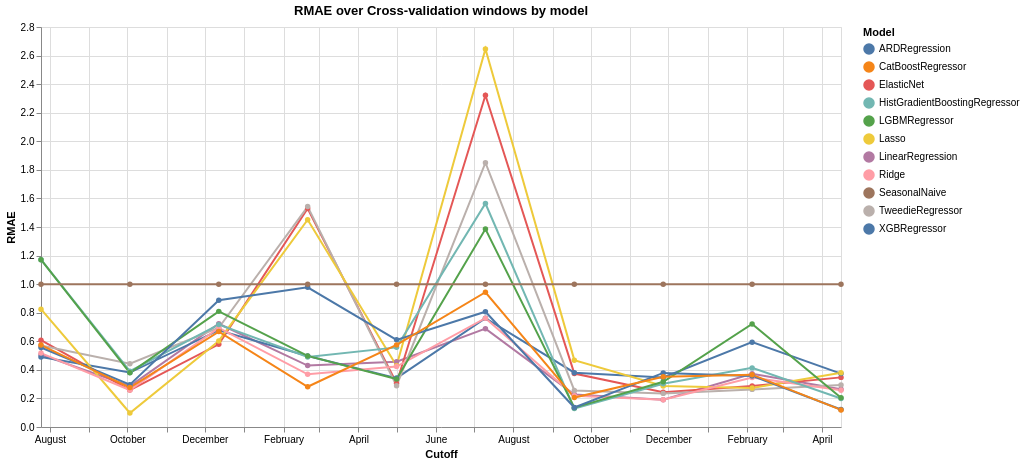

Write notebook code for a chart like this one.
### Code cell
long_df = pl.DataFrame(cv_evaluation).unpivot(
    index=["unique_id", "cutoff", "metric"],
    on=pl.selectors.exclude(["unique_id", "cutoff", "metric"]),
    variable_name="model",
    value_name="value",
)

chart = (
    alt.Chart(long_df.to_pandas())
    .mark_line(point=True)
    .encode(
        x=alt.X("cutoff:T", title="Cutoff"),
        y=alt.Y("value:Q", title="RMAE"),
        color=alt.Color("model:N", title="Model"),
        tooltip=["cutoff:T", "model:N", "value:Q"],
    )
    .properties(width=800, height=400, title="RMAE over Cross-validation windows by model")
)

chart

### Figure 1 — Vega specification as saved in the notebook (floating-point values rounded to 4 significant figures)
{"$schema": "https://vega.github.io/schema/vega/v6.json", "data": [{"name": "source_0", "values": [{"unique_id": "total", "cutoff": "2024-07-25T00:00:00.000", "metric": "rmae_SeasonalNaive", "model": "LinearRegression", "value": 0.5066}, {"unique_id": "total", "cutoff": "2024-10-03T00:00:00.000", "metric": "rmae_SeasonalNaive", "model": "LinearRegression", "value": 0.2866}, {"unique_id": "total", "cutoff": "2024-12-12T00:00:00.000", "metric": "rmae_SeasonalNaive", "model": "LinearRegression", "value": 0.7229}, {"unique_id": "total", "cutoff": "2025-02-20T00:00:00.000", "metric": "rmae_SeasonalNaive", "model": "LinearRegression", "value": 0.4297}, {"unique_id": "total", "cutoff": "2025-05-01T00:00:00.000", "metric": "rmae_SeasonalNaive", "model": "LinearRegression", "value": 0.4565}, {"unique_id": "total", "cutoff": "2025-07-10T00:00:00.000", "metric": "rmae_SeasonalNaive", "model": "LinearRegression", "value": 0.6883}, {"unique_id": "total", "cutoff": "2025-09-18T00:00:00.000", "metric": "rmae_SeasonalNaive", "model": "LinearRegression", "value": 0.2269}, {"unique_id": "total", "cutoff": "2025-11-27T00:00:00.000", "metric": "rmae_SeasonalNaive", "model": "LinearRegression", "value": 0.1905}, {"unique_id": "total", "cutoff": "2026-02-05T00:00:00.000", "metric": "rmae_SeasonalNaive", "model": "LinearRegression", "value": 0.3725}, {"unique_id": "total", "cutoff": "2026-04-16T00:00:00.000", "metric": "rmae_SeasonalNaive", "model": "LinearRegression", "value": 0.2647}, {"unique_id": "total", "cutoff": "2024-07-25T00:00:00.000", "metric": "rmae_SeasonalNaive", "model": "ElasticNet", "value": 0.6075}, {"unique_id": "total", "cutoff": "2024-10-03T00:00:00.000", "metric": "rmae_SeasonalNaive", "model": "ElasticNet", "value": 0.2583}, {"unique_id": "total", "cutoff": "2024-12-12T00:00:00.000", "metric": "rmae_SeasonalNaive", "model": "ElasticNet", "value": 0.5787}, {"unique_id": "total", "cutoff": "2025-02-20T00:00:00.000", "metric": "rmae_SeasonalNaive", "model": "ElasticNet", "value": 1.53}, {"unique_id": "total", "cutoff": "2025-05-01T00:00:00.000", "metric": "rmae_SeasonalNaive", "model": "ElasticNet", "value": 0.3065}, {"unique_id": "total", "cutoff": "2025-07-10T00:00:00.000", "metric": "rmae_SeasonalNaive", "model": "ElasticNet", "value": 2.322}, {"unique_id": "total", "cutoff": "2025-09-18T00:00:00.000", "metric": "rmae_SeasonalNaive", "model": "ElasticNet", "value": 0.3744}, {"unique_id": "total", "cutoff": "2025-11-27T00:00:00.000", "metric": "rmae_SeasonalNaive", "model": "ElasticNet", "value": 0.2428}, {"unique_id": "total", "cutoff": "2026-02-05T00:00:00.000", "metric": "rmae_SeasonalNaive", "model": "ElasticNet", "value": 0.2873}, {"unique_id": "total", "cutoff": "2026-04-16T00:00:00.000", "metric": "rmae_SeasonalNaive", "model": "ElasticNet", "value": 0.3474}, {"unique_id": "total", "cutoff": "2024-07-25T00:00:00.000", "metric": "rmae_SeasonalNaive", "model": "ARDRegression", "value": 0.4895}, {"unique_id": "total", "cutoff": "2024-10-03T00:00:00.000", "metric": "rmae_SeasonalNaive", "model": "ARDRegression", "value": 0.3812}, {"unique_id": "total", "cutoff": "2024-12-12T00:00:00.000", "metric": "rmae_SeasonalNaive", "model": "ARDRegression", "value": 0.6776}, {"unique_id": "total", "cutoff": "2025-02-20T00:00:00.000", "metric": "rmae_SeasonalNaive", "model": "ARDRegression", "value": 0.4967}, {"unique_id": "total", "cutoff": "2025-05-01T00:00:00.000", "metric": "rmae_SeasonalNaive", "model": "ARDRegression", "value": 0.3422}, {"unique_id": "total", "cutoff": "2025-07-10T00:00:00.000", "metric": "rmae_SeasonalNaive", "model": "ARDRegression", "value": 0.7615}, {"unique_id": "total", "cutoff": "2025-09-18T00:00:00.000", "metric": "rmae_SeasonalNaive", "model": "ARDRegression", "value": 0.38}, {"unique_id": "total", "cutoff": "2025-11-27T00:00:00.000", "metric": "rmae_SeasonalNaive", "model": "ARDRegression", "value": 0.3469}, {"unique_id": "total", "cutoff": "2026-02-05T00:00:00.000", "metric": "rmae_SeasonalNaive", "model": "ARDRegression", "value": 0.594}, {"unique_id": "total", "cutoff": "2026-04-16T00:00:00.000", "metric": "rmae_SeasonalNaive", "model": "ARDRegression", "value": 0.3737}, {"unique_id": "total", "cutoff": "2024-07-25T00:00:00.000", "metric": "rmae_SeasonalNaive", "model": "TweedieRegressor", "value": 0.5709}, {"unique_id": "total", "cutoff": "2024-10-03T00:00:00.000", "metric": "rmae_SeasonalNaive", "model": "TweedieRegressor", "value": 0.4431}, {"unique_id": "total", "cutoff": "2024-12-12T00:00:00.000", "metric": "rmae_SeasonalNaive", "model": "TweedieRegressor", "value": 0.695}, {"unique_id": "total", "cutoff": "2025-02-20T00:00:00.000", "metric": "rmae_SeasonalNaive", "model": "TweedieRegressor", "value": 1.543}, {"unique_id": "total", "cutoff": "2025-05-01T00:00:00.000", "metric": "rmae_SeasonalNaive", "model": "TweedieRegressor", "value": 0.2889}, {"unique_id": "total", "cutoff": "2025-07-10T00:00:00.000", "metric": "rmae_SeasonalNaive", "model": "TweedieRegressor", "value": 1.85}, {"unique_id": "total", "cutoff": "2025-09-18T00:00:00.000", "metric": "rmae_SeasonalNaive", "model": "TweedieRegressor", "value": 0.2557}, {"unique_id": "total", "cutoff": "2025-11-27T00:00:00.000", "metric": "rmae_SeasonalNaive", "model": "TweedieRegressor", "value": 0.2353}, {"unique_id": "total", "cutoff": "2026-02-05T00:00:00.000", "metric": "rmae_SeasonalNaive", "model": "TweedieRegressor", "value": 0.2633}, {"unique_id": "total", "cutoff": "2026-04-16T00:00:00.000", "metric": "rmae_SeasonalNaive", "model": "TweedieRegressor", "value": 0.2946}, {"unique_id": "total", "cutoff": "2024-07-25T00:00:00.000", "metric": "rmae_SeasonalNaive", "model": "Lasso", "value": 0.8246}, {"unique_id": "total", "cutoff": "2024-10-03T00:00:00.000", "metric": "rmae_SeasonalNaive", "model": "Lasso", "value": 0.09785}, {"unique_id": "total", "cutoff": "2024-12-12T00:00:00.000", "metric": "rmae_SeasonalNaive", "model": "Lasso", "value": 0.6025}, {"unique_id": "total", "cutoff": "2025-02-20T00:00:00.000", "metric": "rmae_SeasonalNaive", "model": "Lasso", "value": 1.451}, {"unique_id": "total", "cutoff": "2025-05-01T00:00:00.000", "metric": "rmae_SeasonalNaive", "model": "Lasso", "value": 0.4292}, {"unique_id": "total", "cutoff": "2025-07-10T00:00:00.000", "metric": "rmae_SeasonalNaive", "model": "Lasso", "value": 2.646}, {"unique_id": "total", "cutoff": "2025-09-18T00:00:00.000", "metric": "rmae_SeasonalNaive", "model": "Lasso", "value": 0.468}, {"unique_id": "total", "cutoff": "2025-11-27T00:00:00.000", "metric": "rmae_SeasonalNaive", "model": "Lasso", "value": 0.2869}, {"unique_id": "total", "cutoff": "2026-02-05T00:00:00.000", "metric": "rmae_SeasonalNaive", "model": "Lasso", "value": 0.2727}, {"unique_id": "total", "cutoff": "2026-04-16T00:00:00.000", "metric": "rmae_SeasonalNaive", "model": "Lasso", "value": 0.3802}, {"unique_id": "total", "cutoff": "2024-07-25T00:00:00.000", "metric": "rmae_SeasonalNaive", "model": "Ridge", "value": 0.5174}, {"unique_id": "total", "cutoff": "2024-10-03T00:00:00.000", "metric": "rmae_SeasonalNaive", "model": "Ridge", "value": 0.2589}, {"unique_id": "total", "cutoff": "2024-12-12T00:00:00.000", "metric": "rmae_SeasonalNaive", "model": "Ridge", "value": 0.6936}, {"unique_id": "total", "cutoff": "2025-02-20T00:00:00.000", "metric": "rmae_SeasonalNaive", "model": "Ridge", "value": 0.3685}, {"unique_id": "total", "cutoff": "2025-05-01T00:00:00.000", "metric": "rmae_SeasonalNaive", "model": "Ridge", "value": 0.4234}, {"unique_id": "total", "cutoff": "2025-07-10T00:00:00.000", "metric": "rmae_SeasonalNaive", "model": "Ridge", "value": 0.7619}, {"unique_id": "total", "cutoff": "2025-09-18T00:00:00.000", "metric": "rmae_SeasonalNaive", "model": "Ridge", "value": 0.2183}, {"unique_id": "total", "cutoff": "2025-11-27T00:00:00.000", "metric": "rmae_SeasonalNaive", "model": "Ridge", "value": 0.1912}, {"unique_id": "total", "cutoff": "2026-02-05T00:00:00.000", "metric": "rmae_SeasonalNaive", "model": "Ridge", "value": 0.3469}, {"unique_id": "total", "cutoff": "2026-04-16T00:00:00.000", "metric": "rmae_SeasonalNaive", "model": "Ridge", "value": 0.2574}, {"unique_id": "total", "cutoff": "2024-07-25T00:00:00.000", "metric": "rmae_SeasonalNaive", "model": "HistGradientBoostingRegressor", "value": 1.171}, {"unique_id": "total", "cutoff": "2024-10-03T00:00:00.000", "metric": "rmae_SeasonalNaive", "model": "HistGradientBoostingRegressor", "value": 0.3907}, {"unique_id": "total", "cutoff": "2024-12-12T00:00:00.000", "metric": "rmae_SeasonalNaive", "model": "HistGradientBoostingRegressor", "value": 0.7166}, {"unique_id": "total", "cutoff": "2025-02-20T00:00:00.000", "metric": "rmae_SeasonalNaive", "model": "HistGradientBoostingRegressor", "value": 0.4899}, {"unique_id": "total", "cutoff": "2025-05-01T00:00:00.000", "metric": "rmae_SeasonalNaive", "model": "HistGradientBoostingRegressor", "value": 0.5574}, {"unique_id": "total", "cutoff": "2025-07-10T00:00:00.000", "metric": "rmae_SeasonalNaive", "model": "HistGradientBoostingRegressor", "value": 1.565}, {"unique_id": "total", "cutoff": "2025-09-18T00:00:00.000", "metric": "rmae_SeasonalNaive", "model": "HistGradientBoostingRegressor", "value": 0.129}, {"unique_id": "total", "cutoff": "2025-11-27T00:00:00.000", "metric": "rmae_SeasonalNaive", "model": "HistGradientBoostingRegressor", "value": 0.303}, {"unique_id": "total", "cutoff": "2026-02-05T00:00:00.000", "metric": "rmae_SeasonalNaive", "model": "HistGradientBoostingRegressor", "value": 0.4138}, {"unique_id": "total", "cutoff": "2026-04-16T00:00:00.000", "metric": "rmae_SeasonalNaive", "model": "HistGradientBoostingRegressor", "value": 0.1996}, {"unique_id": "total", "cutoff": "2024-07-25T00:00:00.000", "metric": "rmae_SeasonalNaive", "model": "LGBMRegressor", "value": 1.171}, {"unique_id": "total", "cutoff": "2024-10-03T00:00:00.000", "metric": "rmae_SeasonalNaive", "model": "LGBMRegressor", "value": 0.3794}, {"unique_id": "total", "cutoff": "2024-12-12T00:00:00.000", "metric": "rmae_SeasonalNaive", "model": "LGBMRegressor", "value": 0.8094}, {"unique_id": "total", "cutoff": "2025-02-20T00:00:00.000", "metric": "rmae_SeasonalNaive", "model": "LGBMRegressor", "value": 0.4977}, {"unique_id": "total", "cutoff": "2025-05-01T00:00:00.000", "metric": "rmae_SeasonalNaive", "model": "LGBMRegressor", "value": 0.3357}, {"unique_id": "total", "cutoff": "2025-07-10T00:00:00.000", "metric": "rmae_SeasonalNaive", "model": "LGBMRegressor", "value": 1.386}, {"unique_id": "total", "cutoff": "2025-09-18T00:00:00.000", "metric": "rmae_SeasonalNaive", "model": "LGBMRegressor", "value": 0.1356}, {"unique_id": "total", "cutoff": "2025-11-27T00:00:00.000", "metric": "rmae_SeasonalNaive", "model": "LGBMRegressor", "value": 0.3165}, {"unique_id": "total", "cutoff": "2026-02-05T00:00:00.000", "metric": "rmae_SeasonalNaive", "model": "LGBMRegressor", "value": 0.721}, {"unique_id": "total", "cutoff": "2026-04-16T00:00:00.000", "metric": "rmae_SeasonalNaive", "model": "LGBMRegressor", "value": 0.2044}, {"unique_id": "total", "cutoff": "2024-07-25T00:00:00.000", "metric": "rmae_SeasonalNaive", "model": "XGBRegressor", "value": 0.5567}, {"unique_id": "total", "cutoff": "2024-10-03T00:00:00.000", "metric": "rmae_SeasonalNaive", "model": "XGBRegressor", "value": 0.2965}, {"unique_id": "total", "cutoff": "2024-12-12T00:00:00.000", "metric": "rmae_SeasonalNaive", "model": "XGBRegressor", "value": 0.8869}, {"unique_id": "total", "cutoff": "2025-02-20T00:00:00.000", "metric": "rmae_SeasonalNaive", "model": "XGBRegressor", "value": 0.978}, {"unique_id": "total", "cutoff": "2025-05-01T00:00:00.000", "metric": "rmae_SeasonalNaive", "model": "XGBRegressor", "value": 0.6102}, {"unique_id": "total", "cutoff": "2025-07-10T00:00:00.000", "metric": "rmae_SeasonalNaive", "model": "XGBRegressor", "value": 0.807}, {"unique_id": "total", "cutoff": "2025-09-18T00:00:00.000", "metric": "rmae_SeasonalNaive", "model": "XGBRegressor", "value": 0.1366}, {"unique_id": "total", "cutoff": "2025-11-27T00:00:00.000", "metric": "rmae_SeasonalNaive", "model": "XGBRegressor", "value": 0.3787}, {"unique_id": "total", "cutoff": "2026-02-05T00:00:00.000", "metric": "rmae_SeasonalNaive", "model": "XGBRegressor", "value": 0.3575}, {"unique_id": "total", "cutoff": "2026-04-16T00:00:00.000", "metric": "rmae_SeasonalNaive", "model": "XGBRegressor", "value": 0.1228}, {"unique_id": "total", "cutoff": "2024-07-25T00:00:00.000", "metric": "rmae_SeasonalNaive", "model": "CatBoostRegressor", "value": 0.5733}, {"unique_id": "total", "cutoff": "2024-10-03T00:00:00.000", "metric": "rmae_SeasonalNaive", "model": "CatBoostRegressor", "value": 0.2761}, {"unique_id": "total", "cutoff": "2024-12-12T00:00:00.000", "metric": "rmae_SeasonalNaive", "model": "CatBoostRegressor", "value": 0.668}, {"unique_id": "total", "cutoff": "2025-02-20T00:00:00.000", "metric": "rmae_SeasonalNaive", "model": "CatBoostRegressor", "value": 0.2816}, {"unique_id": "total", "cutoff": "2025-05-01T00:00:00.000", "metric": "rmae_SeasonalNaive", "model": "CatBoostRegressor", "value": 0.5748}, {"unique_id": "total", "cutoff": "2025-07-10T00:00:00.000", "metric": "rmae_SeasonalNaive", "model": "CatBoostRegressor", "value": 0.9433}, {"unique_id": "total", "cutoff": "2025-09-18T00:00:00.000", "metric": "rmae_SeasonalNaive", "model": "CatBoostRegressor", "value": 0.2063}, {"unique_id": "total", "cutoff": "2025-11-27T00:00:00.000", "metric": "rmae_SeasonalNaive", "model": "CatBoostRegressor", "value": 0.3522}, {"unique_id": "total", "cutoff": "2026-02-05T00:00:00.000", "metric": "rmae_SeasonalNaive", "model": "CatBoostRegressor", "value": 0.3664}, {"unique_id": "total", "cutoff": "2026-04-16T00:00:00.000", "metric": "rmae_SeasonalNaive", "model": "CatBoostRegressor", "value": 0.1197}, {"unique_id": "total", "cutoff": "2024-07-25T00:00:00.000", "metric": "rmae_SeasonalNaive", "model": "SeasonalNaive", "value": 1.0}, {"unique_id": "total", "cutoff": "2024-10-03T00:00:00.000", "metric": "rmae_SeasonalNaive", "model": "SeasonalNaive", "value": 1.0}, {"unique_id": "total", "cutoff": "2024-12-12T00:00:00.000", "metric": "rmae_SeasonalNaive", "model": "SeasonalNaive", "value": 1.0}, {"unique_id": "total", "cutoff": "2025-02-20T00:00:00.000", "metric": "rmae_SeasonalNaive", "model": "SeasonalNaive", "value": 1.0}, {"unique_id": "total", "cutoff": "2025-05-01T00:00:00.000", "metric": "rmae_SeasonalNaive", "model": "SeasonalNaive", "value": 1.0}, {"unique_id": "total", "cutoff": "2025-07-10T00:00:00.000", "metric": "rmae_SeasonalNaive", "model": "SeasonalNaive", "value": 1.0}, {"unique_id": "total", "cutoff": "2025-09-18T00:00:00.000", "metric": "rmae_SeasonalNaive", "model": "SeasonalNaive", "value": 1.0}, {"unique_id": "total", "cutoff": "2025-11-27T00:00:00.000", "metric": "rmae_SeasonalNaive", "model": "SeasonalNaive", "value": 1.0}, {"unique_id": "total", "cutoff": "2026-02-05T00:00:00.000", "metric": "rmae_SeasonalNaive", "model": "SeasonalNaive", "value": 1.0}, {"unique_id": "total", "cutoff": "2026-04-16T00:00:00.000", "metric": "rmae_SeasonalNaive", "model": "SeasonalNaive", "value": 1.0}], "transform": [{"type": "formula", "expr": "toDate(datum['cutoff'])", "as": "cutoff"}]}, {"name": "data_0", "values": [{"cutoff": "2024-07-25T00:00:00.000", "model": "LinearRegression", "value": 0.5066}, {"cutoff": "2024-10-03T00:00:00.000", "model": "LinearRegression", "value": 0.2866}, {"cutoff": "2024-12-12T00:00:00.000", "model": "LinearRegression", "value": 0.7229}, {"cutoff": "2025-02-20T00:00:00.000", "model": "LinearRegression", "value": 0.4297}, {"cutoff": "2025-05-01T00:00:00.000", "model": "LinearRegression", "value": 0.4565}, {"cutoff": "2025-07-10T00:00:00.000", "model": "LinearRegression", "value": 0.6883}, {"cutoff": "2025-09-18T00:00:00.000", "model": "LinearRegression", "value": 0.2269}, {"cutoff": "2025-11-27T00:00:00.000", "model": "LinearRegression", "value": 0.1905}, {"cutoff": "2026-02-05T00:00:00.000", "model": "LinearRegression", "value": 0.3725}, {"cutoff": "2026-04-16T00:00:00.000", "model": "LinearRegression", "value": 0.2647}, {"cutoff": "2024-07-25T00:00:00.000", "model": "ElasticNet", "value": 0.6075}, {"cutoff": "2024-10-03T00:00:00.000", "model": "ElasticNet", "value": 0.2583}, {"cutoff": "2024-12-12T00:00:00.000", "model": "ElasticNet", "value": 0.5787}, {"cutoff": "2025-02-20T00:00:00.000", "model": "ElasticNet", "value": 1.53}, {"cutoff": "2025-05-01T00:00:00.000", "model": "ElasticNet", "value": 0.3065}, {"cutoff": "2025-07-10T00:00:00.000", "model": "ElasticNet", "value": 2.322}, {"cutoff": "2025-09-18T00:00:00.000", "model": "ElasticNet", "value": 0.3744}, {"cutoff": "2025-11-27T00:00:00.000", "model": "ElasticNet", "value": 0.2428}, {"cutoff": "2026-02-05T00:00:00.000", "model": "ElasticNet", "value": 0.2873}, {"cutoff": "2026-04-16T00:00:00.000", "model": "ElasticNet", "value": 0.3474}, {"cutoff": "2024-07-25T00:00:00.000", "model": "ARDRegression", "value": 0.4895}, {"cutoff": "2024-10-03T00:00:00.000", "model": "ARDRegression", "value": 0.3812}, {"cutoff": "2024-12-12T00:00:00.000", "model": "ARDRegression", "value": 0.6776}, {"cutoff": "2025-02-20T00:00:00.000", "model": "ARDRegression", "value": 0.4967}, {"cutoff": "2025-05-01T00:00:00.000", "model": "ARDRegression", "value": 0.3422}, {"cutoff": "2025-07-10T00:00:00.000", "model": "ARDRegression", "value": 0.7615}, {"cutoff": "2025-09-18T00:00:00.000", "model": "ARDRegression", "value": 0.38}, {"cutoff": "2025-11-27T00:00:00.000", "model": "ARDRegression", "value": 0.3469}, {"cutoff": "2026-02-05T00:00:00.000", "model": "ARDRegression", "value": 0.594}, {"cutoff": "2026-04-16T00:00:00.000", "model": "ARDRegression", "value": 0.3737}, {"cutoff": "2024-07-25T00:00:00.000", "model": "TweedieRegressor", "value": 0.5709}, {"cutoff": "2024-10-03T00:00:00.000", "model": "TweedieRegressor", "value": 0.4431}, {"cutoff": "2024-12-12T00:00:00.000", "model": "TweedieRegressor", "value": 0.695}, {"cutoff": "2025-02-20T00:00:00.000", "model": "TweedieRegressor", "value": 1.543}, {"cutoff": "2025-05-01T00:00:00.000", "model": "TweedieRegressor", "value": 0.2889}, {"cutoff": "2025-07-10T00:00:00.000", "model": "TweedieRegressor", "value": 1.85}, {"cutoff": "2025-09-18T00:00:00.000", "model": "TweedieRegressor", "value": 0.2557}, {"cutoff": "2025-11-27T00:00:00.000", "model": "TweedieRegressor", "value": 0.2353}, {"cutoff": "2026-02-05T00:00:00.000", "model": "TweedieRegressor", "value": 0.2633}, {"cutoff": "2026-04-16T00:00:00.000", "model": "TweedieRegressor", "value": 0.2946}, {"cutoff": "2024-07-25T00:00:00.000", "model": "Lasso", "value": 0.8246}, {"cutoff": "2024-10-03T00:00:00.000", "model": "Lasso", "value": 0.09785}, {"cutoff": "2024-12-12T00:00:00.000", "model": "Lasso", "value": 0.6025}, {"cutoff": "2025-02-20T00:00:00.000", "model": "Lasso", "value": 1.451}, {"cutoff": "2025-05-01T00:00:00.000", "model": "Lasso", "value": 0.4292}, {"cutoff": "2025-07-10T00:00:00.000", "model": "Lasso", "value": 2.646}, {"cutoff": "2025-09-18T00:00:00.000", "model": "Lasso", "value": 0.468}, {"cutoff": "2025-11-27T00:00:00.000", "model": "Lasso", "value": 0.2869}, {"cutoff": "2026-02-05T00:00:00.000", "model": "Lasso", "value": 0.2727}, {"cutoff": "2026-04-16T00:00:00.000", "model": "Lasso", "value": 0.3802}, {"cutoff": "2024-07-25T00:00:00.000", "model": "Ridge", "value": 0.5174}, {"cutoff": "2024-10-03T00:00:00.000", "model": "Ridge", "value": 0.2589}, {"cutoff": "2024-12-12T00:00:00.000", "model": "Ridge", "value": 0.6936}, {"cutoff": "2025-02-20T00:00:00.000", "model": "Ridge", "value": 0.3685}, {"cutoff": "2025-05-01T00:00:00.000", "model": "Ridge", "value": 0.4234}, {"cutoff": "2025-07-10T00:00:00.000", "model": "Ridge", "value": 0.7619}, {"cutoff": "2025-09-18T00:00:00.000", "model": "Ridge", "value": 0.2183}, {"cutoff": "2025-11-27T00:00:00.000", "model": "Ridge", "value": 0.1912}, {"cutoff": "2026-02-05T00:00:00.000", "model": "Ridge", "value": 0.3469}, {"cutoff": "2026-04-16T00:00:00.000", "model": "Ridge", "value": 0.2574}, {"cutoff": "2024-07-25T00:00:00.000", "model": "HistGradientBoostingRegressor", "value": 1.171}, {"cutoff": "2024-10-03T00:00:00.000", "model": "HistGradientBoostingRegressor", "value": 0.3907}, {"cutoff": "2024-12-12T00:00:00.000", "model": "HistGradientBoostingRegressor", "value": 0.7166}, {"cutoff": "2025-02-20T00:00:00.000", "model": "HistGradientBoostingRegressor", "value": 0.4899}, {"cutoff": "2025-05-01T00:00:00.000", "model": "HistGradientBoostingRegressor", "value": 0.5574}, {"cutoff": "2025-07-10T00:00:00.000", "model": "HistGradientBoostingRegressor", "value": 1.565}, {"cutoff": "2025-09-18T00:00:00.000", "model": "HistGradientBoostingRegressor", "value": 0.129}, {"cutoff": "2025-11-27T00:00:00.000", "model": "HistGradientBoostingRegressor", "value": 0.303}, {"cutoff": "2026-02-05T00:00:00.000", "model": "HistGradientBoostingRegressor", "value": 0.4138}, {"cutoff": "2026-04-16T00:00:00.000", "model": "HistGradientBoostingRegressor", "value": 0.1996}, {"cutoff": "2024-07-25T00:00:00.000", "model": "LGBMRegressor", "value": 1.171}, {"cutoff": "2024-10-03T00:00:00.000", "model": "LGBMRegressor", "value": 0.3794}, {"cutoff": "2024-12-12T00:00:00.000", "model": "LGBMRegressor", "value": 0.8094}, {"cutoff": "2025-02-20T00:00:00.000", "model": "LGBMRegressor", "value": 0.4977}, {"cutoff": "2025-05-01T00:00:00.000", "model": "LGBMRegressor", "value": 0.3357}, {"cutoff": "2025-07-10T00:00:00.000", "model": "LGBMRegressor", "value": 1.386}, {"cutoff": "2025-09-18T00:00:00.000", "model": "LGBMRegressor", "value": 0.1356}, {"cutoff": "2025-11-27T00:00:00.000", "model": "LGBMRegressor", "value": 0.3165}, {"cutoff": "2026-02-05T00:00:00.000", "model": "LGBMRegressor", "value": 0.721}, {"cutoff": "2026-04-16T00:00:00.000", "model": "LGBMRegressor", "value": 0.2044}, {"cutoff": "2024-07-25T00:00:00.000", "model": "XGBRegressor", "value": 0.5567}, {"cutoff": "2024-10-03T00:00:00.000", "model": "XGBRegressor", "value": 0.2965}, {"cutoff": "2024-12-12T00:00:00.000", "model": "XGBRegressor", "value": 0.8869}, {"cutoff": "2025-02-20T00:00:00.000", "model": "XGBRegressor", "value": 0.978}, {"cutoff": "2025-05-01T00:00:00.000", "model": "XGBRegressor", "value": 0.6102}, {"cutoff": "2025-07-10T00:00:00.000", "model": "XGBRegressor", "value": 0.807}, {"cutoff": "2025-09-18T00:00:00.000", "model": "XGBRegressor", "value": 0.1366}, {"cutoff": "2025-11-27T00:00:00.000", "model": "XGBRegressor", "value": 0.3787}, {"cutoff": "2026-02-05T00:00:00.000", "model": "XGBRegressor", "value": 0.3575}, {"cutoff": "2026-04-16T00:00:00.000", "model": "XGBRegressor", "value": 0.1228}, {"cutoff": "2024-07-25T00:00:00.000", "model": "CatBoostRegressor", "value": 0.5733}, {"cutoff": "2024-10-03T00:00:00.000", "model": "CatBoostRegressor", "value": 0.2761}, {"cutoff": "2024-12-12T00:00:00.000", "model": "CatBoostRegressor", "value": 0.668}, {"cutoff": "2025-02-20T00:00:00.000", "model": "CatBoostRegressor", "value": 0.2816}, {"cutoff": "2025-05-01T00:00:00.000", "model": "CatBoostRegressor", "value": 0.5748}, {"cutoff": "2025-07-10T00:00:00.000", "model": "CatBoostRegressor", "value": 0.9433}, {"cutoff": "2025-09-18T00:00:00.000", "model": "CatBoostRegressor", "value": 0.2063}, {"cutoff": "2025-11-27T00:00:00.000", "model": "CatBoostRegressor", "value": 0.3522}, {"cutoff": "2026-02-05T00:00:00.000", "model": "CatBoostRegressor", "value": 0.3664}, {"cutoff": "2026-04-16T00:00:00.000", "model": "CatBoostRegressor", "value": 0.1197}, {"cutoff": "2024-07-25T00:00:00.000", "model": "SeasonalNaive", "value": 1.0}, {"cutoff": "2024-10-03T00:00:00.000", "model": "SeasonalNaive", "value": 1.0}, {"cutoff": "2024-12-12T00:00:00.000", "model": "SeasonalNaive", "value": 1.0}, {"cutoff": "2025-02-20T00:00:00.000", "model": "SeasonalNaive", "value": 1.0}, {"cutoff": "2025-05-01T00:00:00.000", "model": "SeasonalNaive", "value": 1.0}, {"cutoff": "2025-07-10T00:00:00.000", "model": "SeasonalNaive", "value": 1.0}, {"cutoff": "2025-09-18T00:00:00.000", "model": "SeasonalNaive", "value": 1.0}, {"cutoff": "2025-11-27T00:00:00.000", "model": "SeasonalNaive", "value": 1.0}, {"cutoff": "2026-02-05T00:00:00.000", "model": "SeasonalNaive", "value": 1.0}, {"cutoff": "2026-04-16T00:00:00.000", "model": "SeasonalNaive", "value": 1.0}], "transform": [{"type": "formula", "expr": "toDate(datum['cutoff'])", "as": "cutoff"}]}, {"name": "source_0_color_domain_model_0", "values": [{"model": "LinearRegression"}, {"model": "ElasticNet"}, {"model": "ARDRegression"}, {"model": "TweedieRegressor"}, {"model": "Lasso"}, {"model": "Ridge"}, {"model": "HistGradientBoostingRegressor"}, {"model": "LGBMRegressor"}, {"model": "XGBRegressor"}, {"model": "CatBoostRegressor"}, {"model": "SeasonalNaive"}]}, {"name": "data_0_color_domain_model_1", "values": [{"model": "LinearRegression"}, {"model": "ElasticNet"}, {"model": "ARDRegression"}, {"model": "TweedieRegressor"}, {"model": "Lasso"}, {"model": "Ridge"}, {"model": "HistGradientBoostingRegressor"}, {"model": "LGBMRegressor"}, {"model": "XGBRegressor"}, {"model": "CatBoostRegressor"}, {"model": "SeasonalNaive"}]}], "marks": [{"type": "group", "name": "layer_0_pathgroup", "from": {"facet": {"data": "source_0", "name": "faceted_path_layer_0_main", "groupby": ["model"]}}, "encode": {"update": {"height": {"field": {"signal": null, "datum": null, "group": "height", "parent": null}}, "width": {"field": {"signal": null, "datum": null, "group": "width", "parent": null}}}}, "marks": [{"type": "line", "name": "layer_0_marks", "from": {"data": "faceted_path_layer_0_main"}, "sort": {"field": "x"}, "encode": {"update": {"x": {"field": "cutoff", "scale": "x"}, "defined": {"signal": "isValid(datum[\"cutoff\"]) && isFinite(+datum[\"cutoff\"]) && isValid(datum[\"value\"]) && isFinite(+datum[\"value\"])"}, "tooltip": {"signal": "{\"cutoff\": timeFormat(datum[\"cutoff\"], \"%b %d, %Y\"), \"model\": isValid(datum[\"model\"]) ? isArray(datum[\"model\"]) ? join(datum[\"model\"], '\\n') : datum[\"model\"] : \"\"+datum[\"model\"], \"value\": format(datum[\"value\"], \"\")}"}, "y": {"field": "value", "scale": "y"}, "stroke": {"field": "model", "scale": "color"}}}, "style": ["line"]}]}, {"type": "symbol", "name": "layer_1_marks", "from": {"data": "data_0"}, "encode": {"update": {"fill": {"field": "model", "scale": "color"}, "x": {"field": "cutoff", "scale": "x"}, "tooltip": {"signal": "{\"cutoff\": timeFormat(datum[\"cutoff\"], \"%b %d, %Y\"), \"model\": isValid(datum[\"model\"]) ? isArray(datum[\"model\"]) ? join(datum[\"model\"], '\\n') : datum[\"model\"] : \"\"+datum[\"model\"], \"value\": format(datum[\"value\"], \"\")}"}, "y": {"field": "value", "scale": "y"}, "opacity": {"value": 1}}}, "style": ["point"]}], "scales": [{"name": "x", "type": "time", "domain": {"fields": [{"data": "source_0", "field": "cutoff"}, {"data": "data_0", "field": "cutoff"}]}, "range": [0, {"signal": "width"}]}, {"name": "y", "type": "linear", "domain": {"fields": [{"data": "source_0", "field": "value"}, {"data": "data_0", "field": "value"}]}, "range": [{"signal": "height"}, 0], "nice": true, "zero": true}, {"name": "color", "type": "ordinal", "domain": {"fields": [{"data": "source_0_color_domain_model_0", "field": "model"}, {"data": "data_0_color_domain_model_1", "field": "model"}], "sort": true}, "range": "category"}], "axes": [{"scale": "x", "tickCount": {"signal": "ceil(width/40)"}, "aria": false, "zindex": 0, "gridScale": "y", "domain": false, "ticks": false, "maxExtent": 0, "minExtent": 0, "grid": true, "labels": false, "orient": "bottom"}, {"scale": "y", "orient": "left", "tickCount": {"signal": "ceil(height/40)"}, "labels": false, "gridScale": "x", "aria": false, "ticks": false, "maxExtent": 0, "grid": true, "minExtent": 0, "domain": false, "zindex": 0}, {"scale": "x", "title": "Cutoff", "orient": "bottom", "labelFlush": true, "labelOverlap": true, "tickCount": {"signal": "ceil(width/40)"}, "zindex": 0, "grid": false}, {"scale": "y", "grid": false, "zindex": 0, "labelOverlap": true, "orient": "left", "title": "RMAE", "tickCount": {"signal": "ceil(height/40)"}}], "title": {"text": "RMAE over Cross-validation windows by model", "frame": "group"}, "background": "white", "padding": 5, "width": 800, "style": "cell", "height": 400, "legends": [{"title": "Model", "stroke": "color", "symbolType": "circle", "fill": "color", "encode": {"symbols": {"update": {"opacity": {"value": 1}}}}}]}
